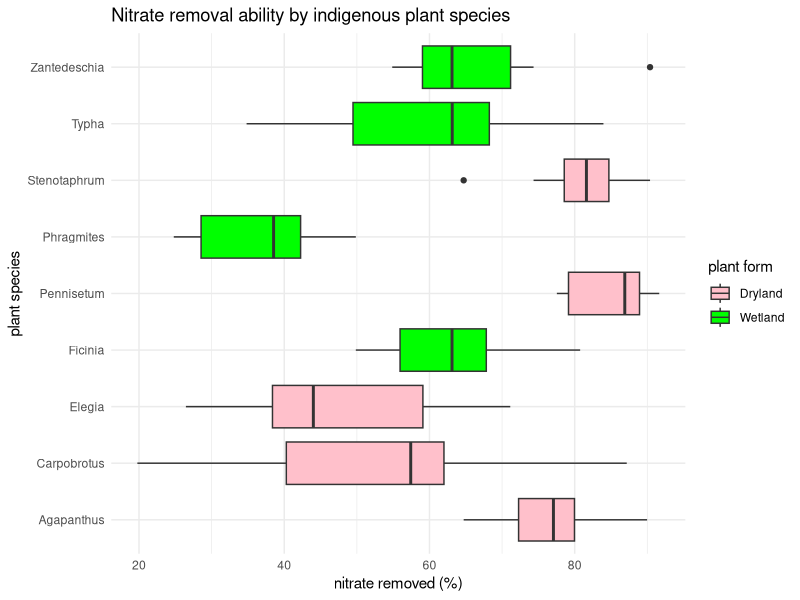
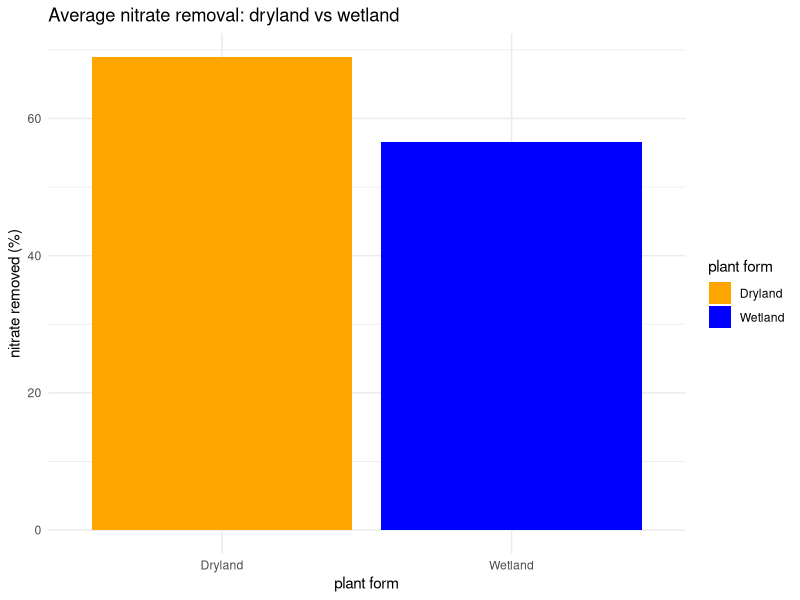

Write the R code that produced these figures, in order.

library(tidyverse)
stormwaterdata<-read.csv("DATA/stormwater.csv")
stormwaterdata

#look at the data, assess if it untidy/tidy
glimpse(stormwaterdata)
head(stormwaterdata)
summary(stormwaterdata)
head(stormwaterdata)
tail(stormwaterdata)

#data is untidy. 

#stringsAsFactors=FALSE allows us to manipulate the text-> numbers later

raw_data <- read.csv("DATA/stormwater.csv", stringsAsFactors = FALSE)
raw_data

# Separate the single column into multiple columns
library(tidyverse)

stormwaterdata <- raw_data %>%
  separate(col = 1,  # Separate the first column
           into = c("id", "species", "plant.form", "outflow", "inflow", "no3"),
           sep = ",",
           convert = TRUE) %>%
  mutate(
    species = str_remove_all(species, "\""),  # Remove quotes from species
    plant.form = str_remove_all(plant.form, "\"")  # Remove quotes plant.form
  )
stormwaterdata

#downloading package that allows me to save my clean data
library(here)
write_csv(stormwaterdata,here("DATA","cleanstormwaterdata.csv"))


# Check it worked
glimpse(stormwaterdata)
head(stormwaterdata)

# 1. Summary statistics by species
stormwaterdata %>%
  group_by(species) %>%
  summarise(
    mean_no3 = mean(no3),
    sd_no3 = sd(no3),
    mean_outflow = mean(outflow),
    n = n()
  ) %>%
  arrange(desc(mean_no3))

# 2. Compare Dryland vs Wetland plants
stormwaterdata %>%
  filter(plant.form != "") %>%  # Remove Control rows
  group_by(plant.form) %>%
  summarise(
    mean_no3 = mean(no3),
    sd_no3 = sd(no3),
    mean_outflow = mean(outflow),
    n = n()
  )

# 3. Control vs treatment comparison 

# control data
control_data <- stormwaterdata %>%
  filter(species == "Control") %>%
  summarise(
    mean_no3 = mean(no3),
    sd_no3 = sd(no3),
    mean_outflow = mean(outflow)
  )

#plant data
planted_data <- stormwaterdata %>%
  filter(species != "Control") %>%
  summarise(
    mean_no3 = mean(no3),
    sd_no3 = sd(no3),
    mean_outflow = mean(outflow)
  )

# View them
control_data
planted_data

# 4. Visualize NO3 removal by species and plant form
stormwaterdata %>%
  filter(plant.form != "") %>%
  ggplot(aes(x = species, y = no3, fill = plant.form)) +
  geom_boxplot() +
  scale_fill_manual(values = c("Dryland" = "pink", "Wetland" = "green")) +
  theme_minimal() +
  coord_flip() +
  labs(title = "Nitrate removal ability by indigenous plant species",
       x = "plant species",
       y = "nitrate removed (%)",
       fill = "plant form")

#Nitrate Removal: Dryland vs Wetland
stormwaterdata %>%
  filter(plant.form != "") %>%
  group_by(plant.form) %>%
  summarise(mean_no3 = mean(no3)) %>%
  ggplot(aes(x = plant.form, y = mean_no3, fill = plant.form)) +
  geom_col() +
  scale_fill_manual(values = c("Dryland" = "orange", "Wetland" = "blue")) +
  theme_minimal() +
  labs(title = "Average nitrate removal: dryland vs wetland",
       x = "plant form",
       y = "nitrate removed (%)",
       fill = "plant form")

